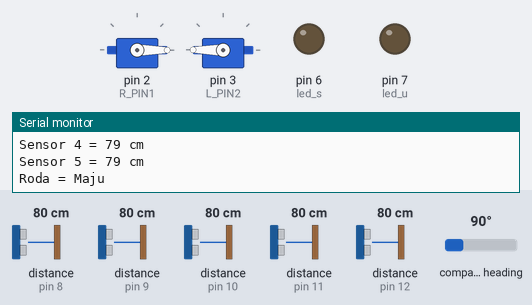
A sketch run on a simulated Arduino Uno, built with avr-gcc and run on an emulated ATmega328P. On the bench: 2 × servo, output pins drawn as LEDs (lit = HIGH), the last lines printed to the serial monitor. Wiring (inferred from the names in the program): 5 × ultrasonic range finder: trigger pin 4, echo pin 11 / trigger pin 5, echo pin 12 / trigger A0, echo pin 8 / trigger A1, echo pin 9 / trigger A2, echo pin 10. The inputs (shaded band) are chosen by the test bench; at power-on: distance to the obstacle (sensors on pin 8, pin 9, pin 10, pin 11, pin 12) 80 cm, compass heading 90°. The echo pulse lasts 58.3 µs per cm; pins used as bus, display or sensor lines are not drawn.

Above: at 1.2 s.
1.3 s: distance to the obstacle (sensor on pin 8) set to 13 cm
3.0 s: distance to the obstacle (sensor on pin 8) set to 10 cm
At 4.9 s:
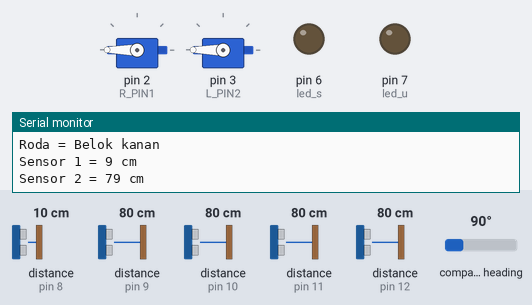
5.2 s: distance to the obstacle (sensor on pin 9) set to 15 cm
8.2 s: distance to the obstacle (sensor on pin 9) set to 12 cm
At 10.9 s:
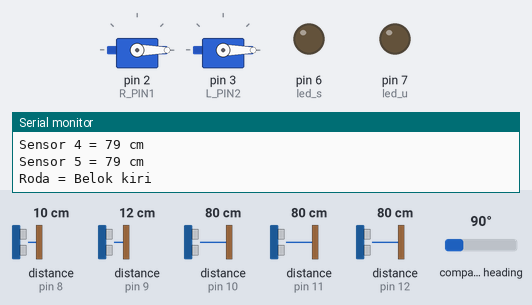
11.2 s: compass heading set to 296°
12.7 s: compass heading set to 306°
At 13.5 s:
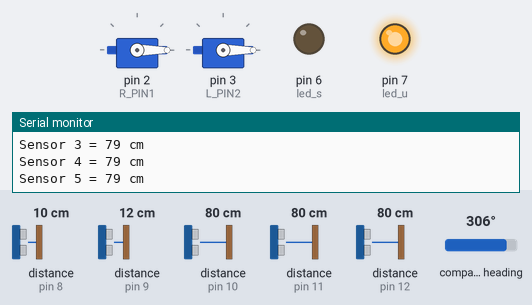
Timing chart, 0 to 15.5 s (numbered marks = the images above; inputs shaded):
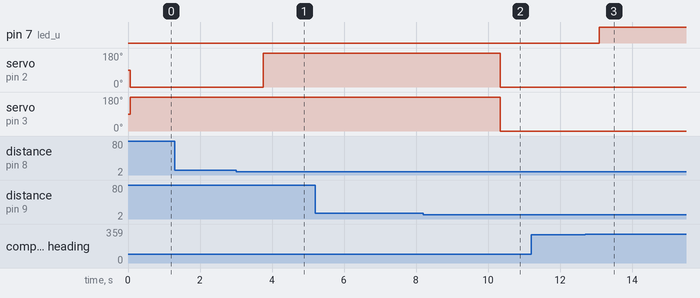

The sketch:

complete_code.ino
```cpp
#include <Wire.h>
#include <MechaQMC5883.h>
#include <Servo.h>

#define R_PIN1 2
#define L_PIN2 3
#define led_s 6
#define led_u 7

MechaQMC5883 qmc;
Servo R1, L2;

// Sensor 1
#define echoPin1 8
#define trigPin1 A0

// Sensor 2
#define echoPin2 9
#define trigPin2 A1

// Sensor 3
#define echoPin3 10
#define trigPin3 A2

// Sensor 4
#define echoPin4 11
#define trigPin4 4

// Sensor 5
#define echoPin5 12
#define trigPin5 5

int maximumRange = 12;
int minimumRange = 0;
long duration, distance;

int maximumRange2 = 12;
int minimumRange2 = 0;
long duration2, distance2;

int maximumRange3 = 12;
int minimumRange3 = 0;
long duration3, distance3;

int maximumRange4 = 10;
int minimumRange4 = 0;
long duration4, distance4;

int maximumRange5 = 10;
int minimumRange5 = 0;
long duration5, distance5;

void setup() {
  Wire.begin();
  Serial.begin(9600);

  R1.attach(R_PIN1);
  L2.attach(L_PIN2);

  pinMode(echoPin1, INPUT);
  pinMode(echoPin2, INPUT);
  pinMode(echoPin3, INPUT);
  pinMode(echoPin4, INPUT);
  pinMode(echoPin5, INPUT);

  pinMode(trigPin1, OUTPUT);
  pinMode(trigPin2, OUTPUT);
  pinMode(trigPin3, OUTPUT);
  pinMode(trigPin4, OUTPUT);
  pinMode(trigPin5, OUTPUT);

  // define lampu
  pinMode(led_s, OUTPUT);
  pinMode(led_u, OUTPUT);

  qmc.init();
}

void loop() {
  cekArah();

  digitalWrite(trigPin1, LOW); delayMicroseconds(2);
  digitalWrite(trigPin1, HIGH); delayMicroseconds(10);
  digitalWrite(trigPin1, LOW);
  duration = pulseIn(echoPin1, HIGH);

  digitalWrite(trigPin2, LOW); delayMicroseconds(2);
  digitalWrite(trigPin2, HIGH); delayMicroseconds(10);
  digitalWrite(trigPin2, LOW);
  duration2 = pulseIn(echoPin2, HIGH);

  digitalWrite(trigPin3, LOW); delayMicroseconds(2);
  digitalWrite(trigPin3, HIGH); delayMicroseconds(10);
  digitalWrite(trigPin3, LOW);
  duration3 = pulseIn(echoPin3, HIGH);

  digitalWrite(trigPin4, LOW); delayMicroseconds(2);
  digitalWrite(trigPin4, HIGH); delayMicroseconds(10);
  digitalWrite(trigPin4, LOW);
  duration4 = pulseIn(echoPin4, HIGH);

  digitalWrite(trigPin5, LOW); delayMicroseconds(2);
  digitalWrite(trigPin5, HIGH); delayMicroseconds(10);
  digitalWrite(trigPin5, LOW);
  duration5 = pulseIn(echoPin5, HIGH);

  distance = duration / 58.2;
  distance2 = duration2 / 58.2;
  distance3 = duration3 / 58.2;
  distance4 = duration4 / 58.2;
  distance5 = duration5 / 58.2;

  Serial.print("Sensor 1 = "); Serial.print(distance); Serial.println(" cm");
  Serial.print("Sensor 2 = "); Serial.print(distance2); Serial.println(" cm");
  Serial.print("Sensor 3 = "); Serial.print(distance3); Serial.println(" cm");
  Serial.print("Sensor 4 = "); Serial.print(distance4); Serial.println(" cm");
  Serial.print("Sensor 5 = "); Serial.print(distance5); Serial.println(" cm");
  Serial.println("");


  if (distance == 0 && distance2 == 0 && distance3 == 0 && distance4 == 0 && distance5 == 0) {
    wheel_detach();
    delay(500);
  }
  else if (distance4 <= maximumRange4 && distance >= maximumRange) {
    wheel_detach();
    kiriDikit();
  }
  else if (distance5 <= maximumRange5 && distance >= maximumRange) {
    wheel_detach();
    kananDikit();
  }
  else if (distance >= maximumRange) {
    maju();
  }
  else {
    wheel_detach();
    delay(500);

    if (distance <= maximumRange && distance2 <= maximumRange2 && distance3 <= maximumRange3) {
      balik();
    }
    else if (distance2 <= maximumRange2 && distance <= maximumRange) {
      wheel_detach();
      kiri();
    }
    else if (distance3 <= maximumRange3 && distance <= maximumRange) {
      wheel_detach();
      kanan();
    }
    else {
      wheel_detach();
      kanan();
      //mundur();
    }
  }

  delay(200);
}

int cekArah() {
  int x, y, z;
  qmc.read(&x, &y, &z);

  if (y > 1500 && y < 1900 && x < 600) {
    digitalWrite(led_s, HIGH);
    Serial.println("SELATAN");
  } else {
    digitalWrite(led_s, LOW);
  }

  if (x > 600 && x < 1250 && y < 0) {
    digitalWrite(led_u, HIGH);
    Serial.println("UTARA");
  } else {
    digitalWrite(led_u, LOW);
  }
}

int maju() {
  R1.attach(R_PIN1);
  L2.attach(L_PIN2);

  Serial.println("Roda = Maju");
  R1.write(0);
  L2.write(180);
}

int mundur() {
  R1.attach(R_PIN1);
  L2.attach(L_PIN2);

  Serial.println("Roda = Mundur");

  R1.write(180);
  L2.write(0);

  delay(1000);
}

int kiri() {
  R1.attach(R_PIN1);
  L2.attach(L_PIN2);

  Serial.println("Roda = Belok kiri");

  R1.write(0);
  L2.write(0);

  delay(900);
}

int kiriDikit() {
  R1.attach(R_PIN1);
  L2.attach(L_PIN2);

  Serial.println("Roda = Belok kiri sedikit");

  R1.write(0);
  L2.write(0);

  delay(450);
}

int kanan() {
  R1.attach(R_PIN1);
  L2.attach(L_PIN2);

  Serial.println("Roda = Belok kanan");

  R1.write(180);
  L2.write(180);

  delay(900);
}

int kananDikit() {
  R1.attach(R_PIN1);
  L2.attach(L_PIN2);

  Serial.println("Roda = Belok kanan sedikit");

  R1.write(180);
  L2.write(180);

  delay(450);
}

int balik() {
  Serial.println("Roda = Stop dan memutar");
  R1.detach();
  L2.detach();

  delay(200);

  R1.attach(R_PIN1);
  L2.attach(L_PIN2);

  R1.write(180);
  L2.write(180);
  delay(1800);
}

int wheel_detach() {
  R1.detach();
  L2.detach();
}
```

Measured:
- the behaviour switches between 12 and 11 cm on distance to the obstacle (sensor on pin 8) (found by bisection; images 0 and 1)
- the behaviour switches between 14 and 13 cm on distance to the obstacle (sensor on pin 9) (found by bisection; images 1 and 2)
- the behaviour switches between 300 and 301° on compass heading (found by bisection; images 2 and 3)
- after the input at 3.0 s, servo on pin 2 (R_PIN1): 0° → 180° after 0.75 s
- after the input at 8.2 s, servo on pin 2 (R_PIN1), servo on pin 3 (L_PIN2): 180° → 0° after 2.1 s
- after the input at 12.7 s, pin 7 (led_u): LOW → HIGH after 0.39 s
